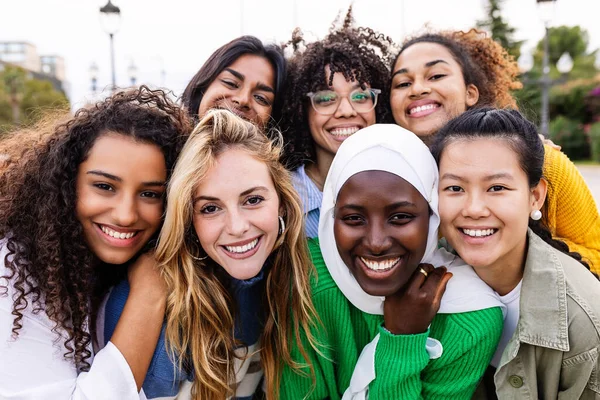
#> input picture image_03.jpg, 600 x 400 px, given in place of image_02.png, which was not available
$ jupyter execute Haar_Cascades.ipynb   (shell and % lines are left out)
#> lines starting #> are read from the running program, lines starting #| are printed output that depends on the picture; after the words box and inside, x2 and y2 are one past the last pixel; in counts of white or black regions, pixels touching at a corner belong together; pictures that were not available may be replaced by others from this repository, and a replacement may not be noted
[cell 1]
import cv2
import matplotlib.pyplot as plt

withglass = cv2.imread('image_02.png', 0)
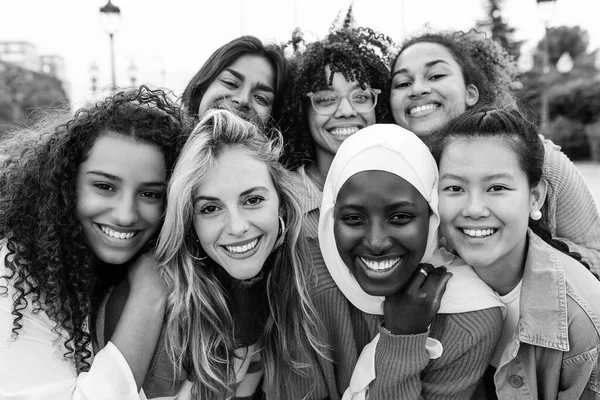
#> withglass: shape (400, 600); min 0, max 255, mean 132.9
group = cv2.imread('image_03.jpg', 0)

plt.imshow(withglass, cmap='gray')
plt.title("With Glasses")
plt.show()

plt.imshow(group, cmap='gray')
plt.title("Group Image")
plt.show()

face_cascade = cv2.CascadeClassifier(cv2.data.haarcascades + 'haarcascade_frontalface_default.xml')
eye_cascade = cv2.CascadeClassifier(cv2.data.haarcascades + 'haarcascade_eye.xml')

if face_cascade.empty():
    raise IOError("Error loading face cascade XML file")
if eye_cascade.empty():
    raise IOError("Error loading eye cascade XML file")

def detect_face(img, scaleFactor=1.1, minNeighbors=5):
#> called with scaleFactor = 1.1, minNeighbors = 5
    face_img = img.copy()
    face_rects = face_cascade.detectMultiScale(face_img, scaleFactor=scaleFactor, minNeighbors=minNeighbors)
#> face_rects = [[133, 276, 30, 30], [266, 186, 73, 73], [375, 42, 91, 91], [68, 144, 116, 116], [424, 145, 110, 110], [176, 160, 115, 115], [325, 177, 106, 106]]
    for (x, y, w, h) in face_rects:
        cv2.rectangle(face_img, (x, y), (x + w, y + h), (255, 255, 255), 2)
#> this loop made 7 passes
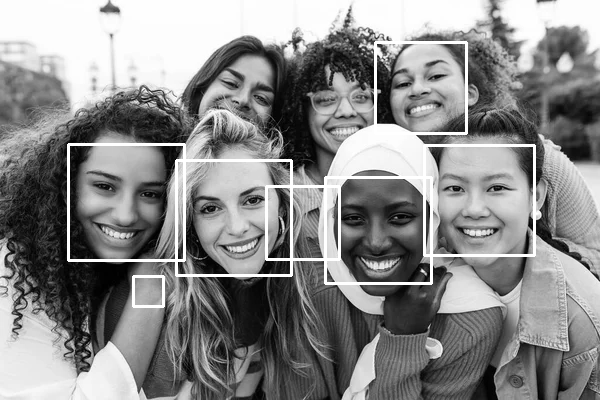
#> face_img: shape (400, 600); 3.16% of pixels changed, all inside (x1, y1, x2, y2) = (67, 41, 536, 308)
#> the loop in detect_face (call 2), `for (x, y, w, h) in face_rects:` made 7 passes
    return face_img

def detect_eyes(img):
    face_img = img.copy()
    eyes = eye_cascade.detectMultiScale(face_img)
#> eyes = [[348, 87, 22, 22], [89, 172, 31, 31], [440, 174, 31, 31], [479, 174, 28, 28], [135, 182, 25, 25], [239, 189, 26, 26], [197, 196, 27, 27], [339, 202, 31, 31], [374, 191, 47, 47]]
    for (x, y, w, h) in eyes:
        cv2.rectangle(face_img, (x, y), (x + w, y + h), (255, 255, 255), 2)
#> this loop made 9 passes
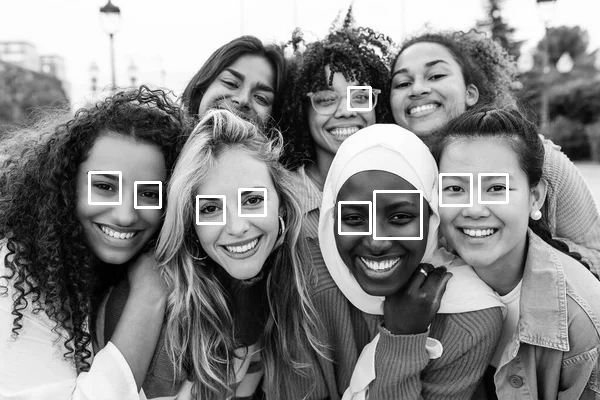
#> face_img: shape (400, 600); 1.32% of pixels changed, all inside (x1, y1, x2, y2) = (88, 86, 509, 240)
    return face_img

result_withglass_faces = detect_face(withglass)
plt.imshow(result_withglass_faces, cmap='gray')
plt.title("Faces in With Glasses Image")
plt.show()

result_group_faces = detect_face(group)
plt.imshow(result_group_faces, cmap='gray')
plt.title("Faces in Group Image")
plt.show()

result_withglass_eyes = detect_eyes(withglass)
plt.imshow(result_withglass_eyes, cmap='gray')
plt.title("Eyes in With Glasses Image")
plt.show()

result_group_eyes = detect_eyes(group)
#> the loop in detect_eyes (call 2), `for (x, y, w, h) in eyes:` made 9 passes
plt.imshow(result_group_eyes, cmap='gray')
plt.title("Eyes in Group Image")
plt.show()
